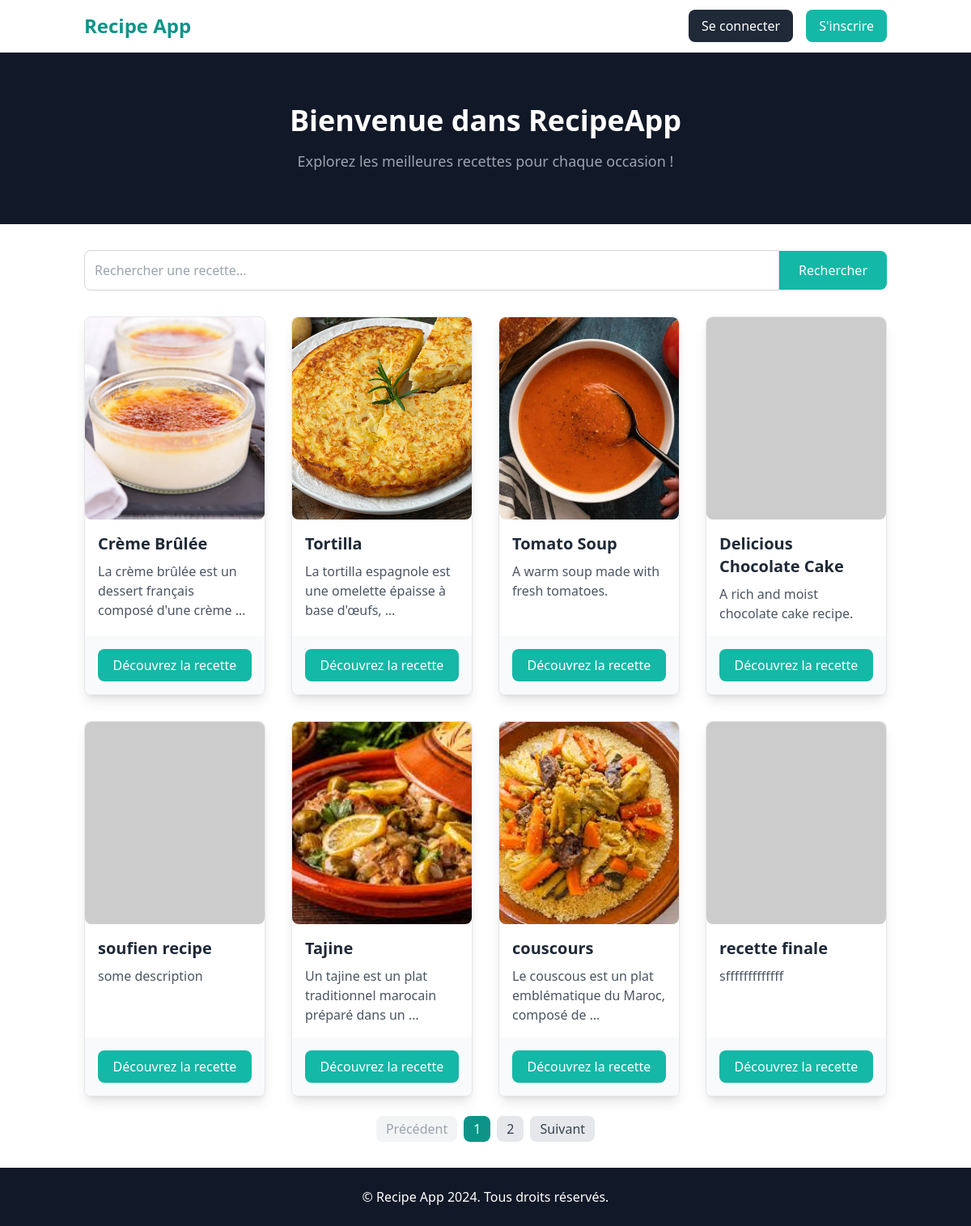
The app's page /recipes/ with its own data.
### recipes/models.py (models this page shows, shortened)
class Recipe(models.Model):
    title = models.CharField(max_length=200)  # Titre de la recette
    description = models.TextField()  # Description détaillée de la recette
    user = models.ForeignKey(User, on_delete=models.SET_NULL, null=True, blank=True)  # Utilisateur ayant créé la recette
    image = models.ImageField(upload_to='recipes_photos/', default="https://dummyimage.com/450x300/dee2e6/6c757d.jpg")  # Image de la recette

### recipes/views.py (the view)
# urls.py: path('',recipes.views.index,name='recipes'),
def index(request):
    template = loader.get_template("./recipes/index.html")
    liste_recettes = Recipe.objects.all()
    paginator = Paginator(liste_recettes, 8)  # 8 recettes par page
    page_number = request.GET.get('page')  # Numéro de la page actuelle
    recettes = paginator.get_page(page_number)  # Obtenez les recettes pour la page
    return HttpResponse(template.render(request=request, context={"recettes": recettes}))

### recipes/templates/recipes/index.html (shortened to what this page needs)
<!DOCTYPE html>
<html lang="en">
<head>
    <script src="https://cdn.tailwindcss.com"></script>
</head>
<body class="font-sans antialiased">
    <nav class="bg-white border-b border-gray-200">
        <div class="container mx-auto px-4 py-3 flex justify-between items-center">
            <div class="flex items-center space-x-4">
                <a href="{% url 'recipes'%}" class="text-2xl font-semibold text-teal-600">Recipe App</a>
            </div>
            <div class="flex items-center space-x-4">
                {% if user.is_authenticated %}
                <p class="text-gray-700">Bonjour, <span class="font-bold">{{ user.username }}</span></p>
                <a href="{% url 'profile' %}"
                    class="bg-teal-500 text-white hover:bg-teal-600 px-4 py-2 rounded-lg">Profile</a>
                {% else %}
                <a href="{% url 'login' %}" class="bg-gray-800 text-white hover:bg-gray-900 px-4 py-2 rounded-lg">Se
                    connecter</a>
                <a href="{% url 'signup' %}"
                    class="bg-teal-500 text-white hover:bg-teal-600 px-4 py-2 rounded-lg">S'inscrire</a>
                {% endif %}
            </div>
        </div>
    </nav>
    <header class="bg-gray-900 py-16">
        <div class="container mx-auto text-center text-white">
            <h1 class="text-4xl font-bold">Bienvenue dans RecipeApp</h1>
            <p class="text-lg mt-4 text-gray-400">Explorez les meilleures recettes pour chaque occasion !</p>
        </div>
    </header>
    <div class="container mx-auto px-4 mt-8">
        <form action="{% url 'chercher_recette' %}" method="get" class="flex items-center">
            <input type="text" name="query" placeholder="Rechercher une recette..."
                class="flex-1 border border-gray-300 p-3 rounded-l-lg focus:outline-none"
                value="{{ request.GET.query }}" required>
            <button type="submit" class="bg-teal-500 text-white hover:bg-teal-600 px-6 py-3 rounded-r-lg">
                Rechercher
            </button>
        </form>
    </div>
    <section class="py-8">
        <div class="container mx-auto px-4">
            <div class="grid grid-cols-1 md:grid-cols-2 lg:grid-cols-4 gap-8">
                {% for recette in recettes %}
                <div
                    class="bg-white border border-gray-200 rounded-lg shadow-lg overflow-hidden hover:scale-105 transform transition flex flex-col">
                    <img src="../../../recipes_photos/{{recette.image }}"
                        class="w-full h-[250px] object-cover rounded-lg"
                        onerror="this.onerror=null; this.src='https://dummyimage.com/450x300/dee2e6/6c757d.jpg';">
                    <div class="p-4 flex-grow">
                        <h2 class="text-xl font-semibold text-gray-800">{{ recette.title }}</h2>
                        <p class="text-gray-600 mt-2">{{ recette.description|truncatewords:10 }}</p>
                    </div>
                    <div class="p-4 bg-gray-50 mt-auto">
                        <a href="{% url 'recette_info' recette.id%}"
                            class="bg-teal-500 text-white hover:bg-teal-600 px-4 py-2 block text-center rounded-lg">Découvrez
                            la recette</a>
                    </div>
                </div>
                {% endfor %}
            </div>
        </div>
        {% if recettes.has_other_pages %}
        <div class="flex justify-center mt-6">
            {% if recettes.has_previous %}
            <a href="?page={{ recettes.previous_page_number }}{% for key, value in request.GET.items %}{% if key != 'page' %}&{{ key }}={{ value }}{% endif %}{% endfor %}"
                class="px-3 py-1 bg-gray-200 text-gray-700 rounded-lg mx-1">Précédent</a>
            {% else %}
            <span class="px-3 py-1 bg-gray-100 text-gray-400 rounded-lg mx-1">Précédent</span>
            {% endif %}
            {% for num in recettes.paginator.page_range %}
            {% if num == recettes.number %}
            <span class="px-3 py-1 bg-teal-600 text-white rounded-lg mx-1">{{ num }}</span>
            {% else %}
            <a href="?page={{ num }}{% for key, value in request.GET.items %}{% if key != 'page' %}&{{ key }}={{ value }}{% endif %}{% endfor %}"
                class="px-3 py-1 bg-gray-200 text-gray-700 rounded-lg mx-1">{{ num }}</a>
            {% endif %}
            {% endfor %}
            {% if recettes.has_next %}
            <a href="?page={{ recettes.next_page_number }}{% for key, value in request.GET.items %}{% if key != 'page' %}&{{ key }}={{ value }}{% endif %}{% endfor %}"
                class="px-3 py-1 bg-gray-200 text-gray-700 rounded-lg mx-1">Suivant</a>
            {% else %}
            <span class="px-3 py-1 bg-gray-100 text-gray-400 rounded-lg mx-1">Suivant</span>
            {% endif %}
        </div>
        {% endif %}
    </section>
    <footer class="bg-gray-900 py-6">
        <div class="container mx-auto text-center text-white">
            <p>&copy; Recipe App 2024. Tous droits réservés.</p>
        </div>
    </footer>
</body>
</html>

### records on screen
Recipe: image (picture), title "Crème Brûlée", description "La crème brûlée est un dessert français composé d'une crème …"
Recipe: image (picture), title "Tortilla", description "La tortilla espagnole est une omelette épaisse à base d'œufs, …"
Recipe: image (picture), title "Tomato Soup", description "A warm soup made with fresh tomatoes."
Recipe: title "Delicious Chocolate Cake", description "A rich and moist chocolate cake recipe."
Recipe: title "soufien recipe", description "some description"
Recipe: image (picture), title "Tajine", description "Un tajine est un plat traditionnel marocain préparé dans un …"
Recipe: image (picture), title "couscours", description "Le couscous est un plat emblématique du Maroc, composé de …"
Recipe: title "recette finale", description "sfffffffffffff"

### other values on screen
{{ num }} "1"
{{ num }} "2"
